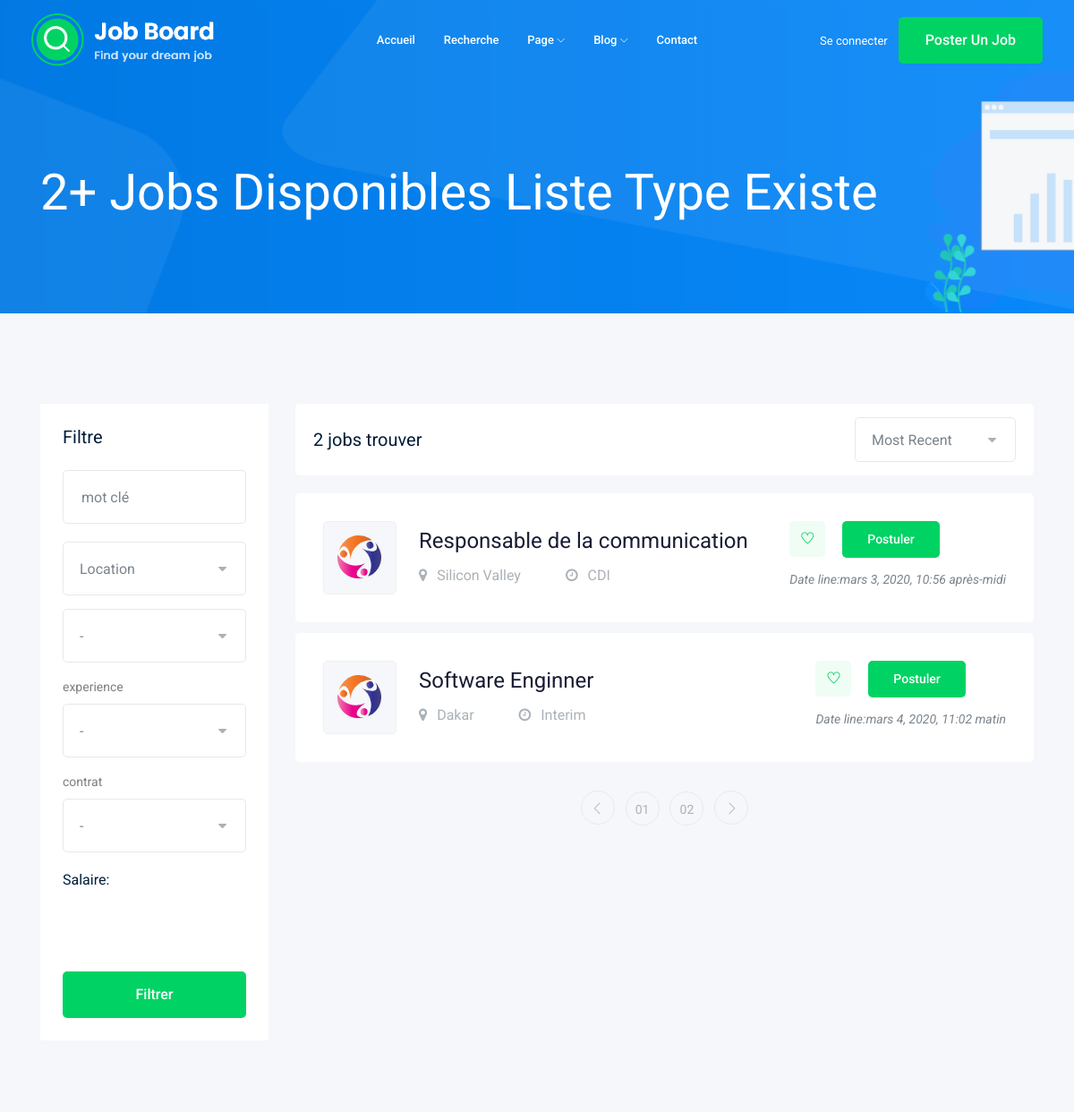
The page /jobs/ on the database as committed earlier.
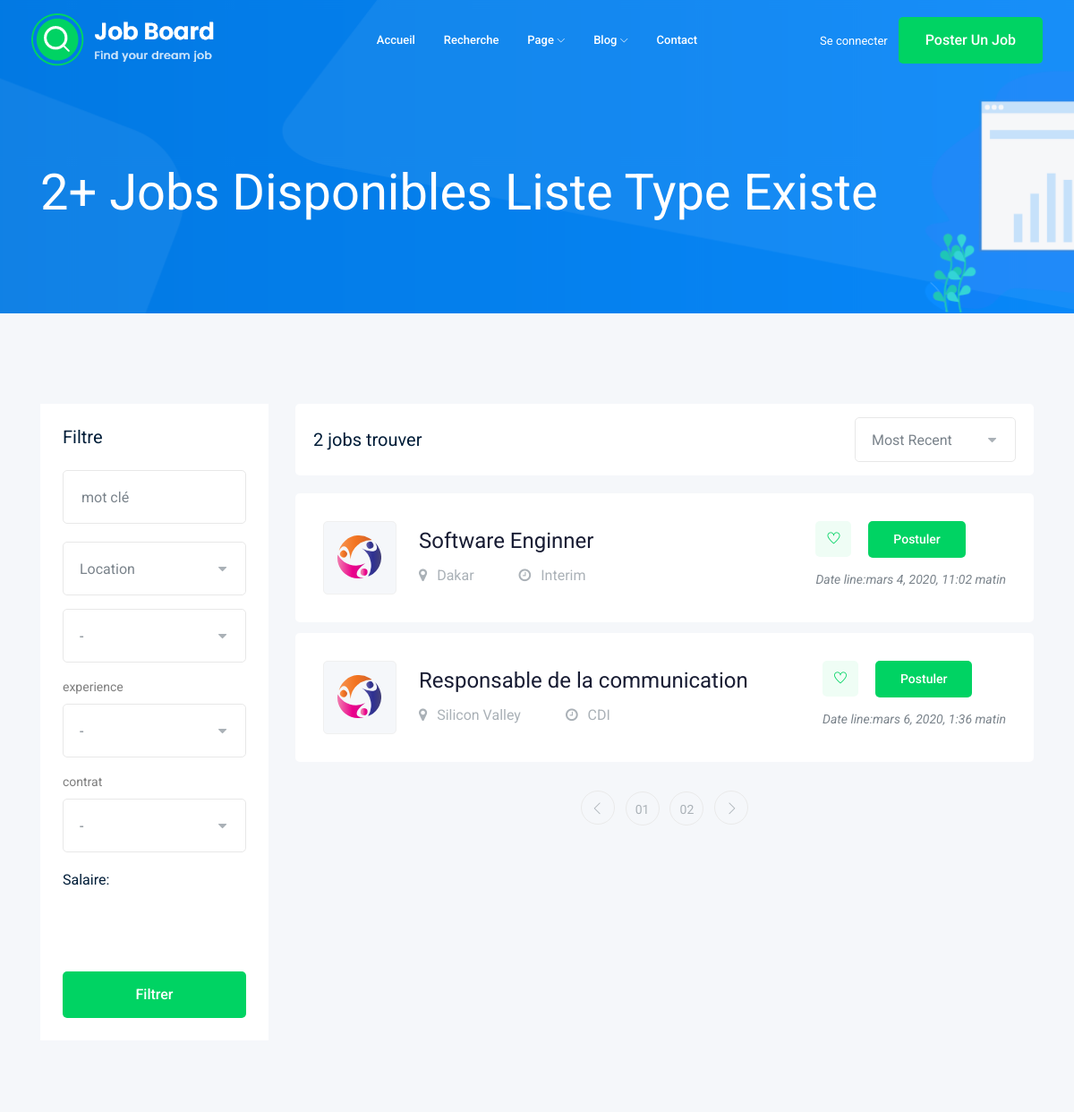
The same page on the database as committed later.
### princ/models.py (models this page shows, shortened)
class Job (models.Model):
    jobtype = [
        ("CDD", "CDD"),
        ("CDI", "CDI"),
        ("Interim","Interim"),
        ("Freelance","Freelance")
    ]
    Categories = [
        ("enseignement","Enseignement education"),
        ("earketing","Marketing"),
        ("eelemarketing","Telemarketing"),
        ("software","Developpement d'application & web"),
        ("batiment","Batiments et design"),
        ("administration","Administration"),
        ("autre","Autres")
    ]
    Experiences = [
        ("non","Non spécifié"),
        ("Debutant","Debutant"),
        ("junior","1 à 2 ans d'experiences"),
        ("moyen", "2 à 6 ans d'experiences"),
        ("senior","plus de 6 ans d'experiences")
    ]
    posteur = models.ForeignKey('Compte', on_delete= models.CASCADE, blank=True)
    titre = models.CharField(max_length=200, blank=False)
    categorie = models.CharField(max_length=200, blank=True, default="autre", choices=Categories)
    lieu = models.CharField(max_length=200)
    type = models.CharField(max_length=100, choices=jobtype)
    experience = models.CharField(max_length=100, choices=Experiences, blank=True, default="None")
    pub_date = models.DateTimeField(auto_now=True)
    description = models.TextField()
    salaire_max = models.IntegerField(null=True)
    salaire_min = models.IntegerField(null=True)

### princ/views.py (the view, shortened to what this page needs)
# urls.py: path("jobs/", views.JobListView.as_view(), name="joblist"),
class JobListView(ListView):
    model = Job
    template_name = "princ/joblist.html"
    context_object_name = "jobs"
    paginate_by = 10
    allow_empty = True
    queryset = Job.objects.all().order_by("pub_date")
    def get_context_data(self, **kwargs):
        context = super().get_context_data(**kwargs)
        context["nb_query"] = self.queryset.count()
        return context
    def get(self,request,*args, **kwargs):
        return super().get(request,**kwargs)

### princ/helper.py (called while the page is built)
def mescontext(req):
    list_type = []
    cat_list = []
    exp_list = []
    for type in Job.jobtype:
        list_type.append(type[0])
    for cat in Job.Categories:
        cat_list.append(cat[0])
    for exp in Job.Experiences:
        exp_list.append(exp[0])
    return {
        "monmsg":"le message nous parle de jesus",
        "list_type" : list_type,
        "cat_list":cat_list,
        "exp_list": exp_list,
        "nb_job": Job.objects.count(),
    }

### templates/princ/joblist.html (shortened to what this page needs)
{% extends 'home.html' %}
{% block home-main %}
<div class="bradcam_area bradcam_bg_1">
        <div class="container">
            <div class="row">
                <div class="col-xl-12">
                    <div class="bradcam_text">
                        <h3>{{nb_job}}+ Jobs Disponibles {% if list_type %}liste type existe{% endif %} </h3>
                    </div>
                </div>
            </div>
        </div>
    </div>
<div class="job_listing_area plus_padding">
        <div class="container">
            <div class="row">
                <div class="col-lg-3">
                    <div class="job_filter white-bg">
                        <div class="form_inner white-bg">
                            <h3>Filtre</h3>
                            <form action="{% url 'joblist' %}">
                                <div class="row">
                                    <div class="col-lg-12">
                                        <div class="single_field">
                                            <input type="text" placeholder="mot clé" name="motcle">
                                        </div>
                                    </div>
                                    <div class="col-lg-12">
                                    </div>
                                    <div class="col-lg-12">
                                        <div class="single_field">
                                        </div>
                                    </div>
                                    <div class="col-lg-12">
                                        <div class="single_field">
                                            <label for="expe">experience</label><br>
                                        </div>
                                    </div>
                                    <div class="col-lg-12">
                                        <div class="single_field">
                                            <label for="contr">contrat</label><br>
                                        </div>
                                    </div>
                                </div>
                        <div class="range_wrap">
                            <label for="amount">Salaire:</label>
                            <p>
                                <input type="text" id="amount" readonly style="border:0; color:#7A838B; font-size: 14px; font-weight:400;">
                            </p>
                        </div>
                        <div class="reset_btn">
                            <button  class="boxed-btn3 w-100" type="submit">Filtrer</button>
                        </div>
                            </form>
                        </div>
                    </div>
                </div>
                <div class="col-lg-9">
                    <div class="recent_joblist_wrap">
                        <div class="recent_joblist white-bg ">
                            <div class="row align-items-center">
                                <div class="col-md-6">
                                    <h4>{{nb_query}} jobs trouver</h4>
                                </div>
                                <div class="col-md-6">
                                    <div class="serch_cat d-flex justify-content-end">
                                    </div>
                                </div>
                            </div>
                        </div>
                    </div>
                    <div class="job_lists m-0">
                        <div class="row">
                            {% for job in jobs %}
                        <div class="col-lg-12 col-md-12">
                        <div class="single_jobs white-bg d-flex justify-content-between">
                            <div class="jobs_left d-flex align-items-center">
                                <div class="thumb">
                                    <img src="{{MEDIA_URL}}img/svg_icon/2.svg" alt="">
                                </div>
                                <div class="jobs_conetent">
                                    <a href="{% url 'job-details' job.id %}"><h4>{{job.titre}}</h4></a>
                                    <div class="links_locat d-flex align-items-center">
                                        <div class="location">
                                            <p> <i class="fa fa-map-marker"></i> {{job.lieu}}</p>
                                        </div>
                                        <div class="location">
                                            <p> <i class="fa fa-clock-o"></i> {{job.type}}</p>
                                        </div>
                                    </div>
                                </div>
                            </div>
                            <div class="jobs_right">
                                <div class="apply_now">
                                    <a class="heart_mark" href="#"> <i class="ti-heart"></i> </a>
                                    <a href="" class="boxed-btn3">Postuler</a>
                                </div>
                                <div class="date">
                                    <p>Date line:{{job.pub_date}}</p>
                                </div>
                            </div>
                        </div>
                    </div>
                    {% empty %}
                        <span class="">Pas d'elements correspondant à votre recherche</span>
                    {% endfor %}
                        </div>
                        <div class="row">
                            <div class="col-lg-12">
                                <div class="pagination_wrap">
                                    <ul>
                                        <li><a href="#"> <i class="ti-angle-left"></i> </a></li>
                                        <li><a href="#"><span>01</span></a></li>
                                        <li><a href="#"><span>02</span></a></li>
                                        <li><a href="#"> <i class="ti-angle-right"></i> </a></li>
                                    </ul>
                                </div>
                            </div>
                        </div>
                    </div>
                </div>
            </div>
        </div>
    </div>
{% endblock home-main %}

### templates/home.html (shortened to what this page needs)
{% extends 'squel.html' %}
{% block main %}
<header>
        <div class="header-area ">
            <div id="sticky-header" class="main-header-area">
                <div class="container-fluid ">
                    <div class="header_bottom_border">
                        <div class="row align-items-center">
                            <div class="col-xl-3 col-lg-2">
                                <div class="logo">
                                    <a href="index.html">
                                        <img src="{{MEDIA_URL}}img/logo.png" alt="">
                                    </a>
                                </div>
                            </div>
                            <div class="col-xl-6 col-lg-7">
                                <div class="main-menu  d-none d-lg-block">
                                    <nav>
                                        <ul id="navigation">
                                            <li><a href="index.html">Accueil</a></li>
                                            <li><a href="{% url 'joblist' %}">Recherche</a></li>
                                            <li><a href="#">page <i class="ti-angle-down"></i></a>
                                            </li>
                                            <li><a href="#">blog <i class="ti-angle-down"></i></a>
                                            </li>
                                            <li><a href="contact.html">Contact</a></li>
                                        </ul>
                                    </nav>
                                </div>
                            </div>
                            <div class="col-xl-3 col-lg-3 d-none d-lg-block">
                                <div class="Appointment">
                                    {% if request.user.is_authenticated %}
                                    <div class="phone_num d-none d-xl-block">
                                        {% if request.user.candidat %}
                                            <a href="{% url 'candidate-details' request.user.candidat.id %}">
                                                {{request.user.username}} <i class="ti-angle-down"></i>
                                            </a>
                                        {% endif %}
                                        <ul class="submenu">
                                            <li><a href="">mon profile</a></a></li>
                                            <li><a href="{% url 'logout' %}">Deconnexion</a></a></li>
                                        </ul>
                                    </div>
                                    {% else %}
                                    <div class="phone_num d-none d-xl-block">
                                        <a href="{% url 'login' %}">Se connecter</a>
                                    </div>
                                    {% endif %}
                                    <div class="d-none d-lg-block">
                                        <a class="boxed-btn3" href="#">Poster un job</a>
                                    </div>
                                </div>
                            </div>
                            <div class="col-12">
                            </div>
                        </div>
                    </div>
                </div>
            </div>
        </div>
    </header>
    {% block home-main %}{% endblock home-main %}
{% endblock main %}

### templates/squel.html (shortened to what this page needs)
{% load static %}
<!doctype html>
<html class="no-js" lang="fr">
<head>
    <link rel="stylesheet" href=" {% static 'css/bootstrap.min.css' %} ">
    <link rel="stylesheet" href=" {% static 'css/owl.carousel.min.css' %} ">
    <link rel="stylesheet" href=" {% static 'css/magnific-popup.css' %} ">
    <link rel="stylesheet" href=" {% static 'css/font-awesome.min.css' %} ">
    <link rel="stylesheet" href=" {% static 'css/themify-icons.css' %} ">
    <link rel="stylesheet" href=" {% static 'css/nice-select.css' %} ">
    <link rel="stylesheet" href=" {% static 'css/flaticon.css' %} ">
    <link rel="stylesheet" href=" {% static 'css/gijgo.css' %} ">
    <link rel="stylesheet" href=" {% static 'css/animate.min.css' %}">
    <link rel="stylesheet" href=" {% static 'css/slicknav.css' %} ">
    <link rel="stylesheet" href=" {% static 'css/style.css' %} ">
</head>
<body>
    {% block main %}
    {% endblock main %}
</body>
</html>

Rows that differ between the two databases and show on the page:
shown differently, row unchanged: Job "Software Enginner": moves up the list
changed Job "Responsable de la communication": pub_date "mars 3, 2020, 10:56 après-midi" → "mars 6, 2020, 1:36 matin"
